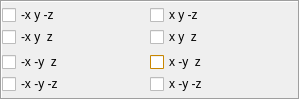
         <widget class="QFrame" name="stereFrame">
          <property name="sizePolicy">
           <sizepolicy hsizetype="Fixed" vsizetype="Fixed">
            <horstretch>0</horstretch>
            <verstretch>0</verstretch>
           </sizepolicy>
          </property>
          <property name="minimumSize">
           <size>
            <width>300</width>
            <height>100</height>
           </size>
          </property>
          <property name="maximumSize">
           <size>
            <width>300</width>
            <height>100</height>
           </size>
          </property>
          <property name="frameShape">
           <enum>QFrame::Box</enum>
          </property>
          <property name="frameShadow">
           <enum>QFrame::Sunken</enum>
          </property>
          <property name="lineWidth">
           <number>1</number>
          </property>
          <layout class="QVBoxLayout" name="verticalLayout">
           <property name="spacing">
            <number>3</number>
           </property>
           <property name="leftMargin">
            <number>0</number>
           </property>
           <property name="topMargin">
            <number>1</number>
           </property>
           <property name="rightMargin">
            <number>0</number>
           </property>
           <property name="bottomMargin">
            <number>1</number>
           </property>
           <item>
            <layout class="QVBoxLayout" name="upStereLayout">
             <property name="spacing">
              <number>2</number>
             </property>
             <property name="topMargin">
              <number>0</number>
             </property>
             <item>
              <layout class="QHBoxLayout" name="upBackStere">
               <property name="spacing">
                <number>0</number>
               </property>
               <property name="topMargin">
                <number>0</number>
               </property>
               <item>
                <widget class="QCheckBox" name="upBackLeftStere">
                 <property name="font">
                  <font>
                   <pointsize>9</pointsize>
                  </font>
                 </property>
                 <property name="text">
                  <string>-x y -z</string>
                 </property>
                 <property name="checked">
                  <bool>false</bool>
                 </property>
                </widget>
               </item>
               <item>
                <widget class="QCheckBox" name="upBackRightStere">
                 <property name="font">
                  <font>
                   <pointsize>9</pointsize>
                  </font>
                 </property>
                 <property name="text">
                  <string>x y -z</string>
                 </property>
                 <property name="checked">
                  <bool>false</bool>
                 </property>
                </widget>
               </item>
              </layout>
             </item>
             <item>
              <layout class="QHBoxLayout" name="upFrontStere">
               <property name="spacing">
                <number>0</number>
               </property>
               <property name="topMargin">
                <number>0</number>
               </property>
               <item>
                <widget class="QCheckBox" name="upFrontLeftStere">
                 <property name="sizePolicy">
                  <sizepolicy hsizetype="Minimum" vsizetype="Fixed">
                   <horstretch>0</horstretch>
                   <verstretch>0</verstretch>
                  </sizepolicy>
                 </property>
                 <property name="font">
                  <font>
                   <pointsize>9</pointsize>
                  </font>
                 </property>
                 <property name="text">
                  <string>-x y  z</string>
                 </property>
                 <property name="checked">
                  <bool>false</bool>
                 </property>
                </widget>
               </item>
               <item>
                <widget class="QCheckBox" name="upFrontRightStere">
                 <property name="sizePolicy">
                  <sizepolicy hsizetype="Minimum" vsizetype="Fixed">
                   <horstretch>0</horstretch>
                   <verstretch>0</verstretch>
                  </sizepolicy>
                 </property>
                 <property name="font">
                  <font>
                   <pointsize>9</pointsize>
                  </font>
                 </property>
                 <property name="text">
                  <string>x y  z</string>
                 </property>
                 <property name="checked">
                  <bool>false</bool>
                 </property>
                </widget>
               </item>
              </layout>
             </item>
            </layout>
           </item>
           <item>
            <layout class="QVBoxLayout" name="downStereLayout">
             <property name="spacing">
              <number>2</number>
             </property>
             <property name="topMargin">
              <number>0</number>
             </property>
             <item>
              <layout class="QHBoxLayout" name="downFrontStere">
               <property name="spacing">
                <number>0</number>
               </property>
               <property name="topMargin">
                <number>0</number>
               </property>
               <item>
                <widget class="QCheckBox" name="downFrontLeftStere">
                 <property name="font">
                  <font>
                   <pointsize>9</pointsize>
                  </font>
                 </property>
                 <property name="text">
                  <string>-x -y  z</string>
                 </property>
                 <property name="checked">
                  <bool>false</bool>
                 </property>
                </widget>
               </item>
               <item>
                <widget class="QCheckBox" name="downFrontRightStere">
                 <property name="palette">
                  <palette>
                   <active>
                    <colorrole role="WindowText">
                     <brush brushstyle="SolidPattern">
                      <color alpha="255">
                       <red>0</red>
                       <green>0</green>
                       <blue>0</blue>
                      </color>
                     </brush>
                    </colorrole>
                    <colorrole role="Button">
                     <brush brushstyle="SolidPattern">
                      <color alpha="255">
                       <red>255</red>
                       <green>0</green>
                       <blue>0</blue>
                      </color>
                     </brush>
                    </colorrole>
                    <colorrole role="Light">
                     <brush brushstyle="SolidPattern">
                      <color alpha="255">
                       <red>255</red>
                       <green>213</green>
                       <blue>127</blue>
                      </color>
                     </brush>
                    </colorrole>
                    <colorrole role="Midlight">
                     <brush brushstyle="SolidPattern">
                      <color alpha="255">
                       <red>255</red>
                       <green>191</green>
                       <blue>63</blue>
                      </color>
                     </brush>
                    </colorrole>
                    <colorrole role="Dark">
                     <brush brushstyle="SolidPattern">
                      <color alpha="255">
                       <red>127</red>
                       <green>85</green>
                       <blue>0</blue>
                      </color>
                     </brush>
                    </colorrole>
                    <colorrole role="Mid">
                     <brush brushstyle="SolidPattern">
                      <color alpha="255">
                       <red>170</red>
                       <green>113</green>
                       <blue>0</blue>
                      </color>
                     </brush>
                    </colorrole>
                    <colorrole role="Text">
                     <brush brushstyle="SolidPattern">
                      <color alpha="255">
                       <red>0</red>
                       <green>0</green>
                       <blue>0</blue>
                      </color>
                     </brush>
                    </colorrole>
                    <colorrole role="BrightText">
                     <brush brushstyle="SolidPattern">
                      <color alpha="255">
                       <red>255</red>
                       <green>255</green>
                       <blue>255</blue>
                      </color>
                     </brush>
                    </colorrole>
                    <colorrole role="ButtonText">
                     <brush brushstyle="SolidPattern">
                      <color alpha="255">
                       <red>0</red>
                       <green>0</green>
                       <blue>0</blue>
                      </color>
                     </brush>
                    </colorrole>
                    <colorrole role="Base">
                     <brush brushstyle="SolidPattern">
                      <color alpha="255">
                       <red>255</red>
                       <green>255</green>
                       <blue>255</blue>
                      </color>
                     </brush>
                    </colorrole>
                    <colorrole role="Window">
                     <brush brushstyle="SolidPattern">
                      <color alpha="255">
                       <red>255</red>
                       <green>170</green>
                       <blue>0</blue>
                      </color>
                     </brush>
                    </colorrole>
                    <colorrole role="Shadow">
                     <brush brushstyle="SolidPattern">
                      <color alpha="255">
                       <red>0</red>
                       <green>0</green>
                       <blue>0</blue>
                      </color>
                     </brush>
                    </colorrole>
                    <colorrole role="AlternateBase">
                     <brush brushstyle="SolidPattern">
                      <color alpha="255">
                       <red>255</red>
                       <green>212</green>
                       <blue>127</blue>
                      </color>
                     </brush>
                    </colorrole>
                    <colorrole role="ToolTipBase">
                     <brush brushstyle="SolidPattern">
                      <color alpha="255">
                       <red>255</red>
                       <green>255</green>
                       <blue>220</blue>
                      </color>
                     </brush>
                    </colorrole>
                    <colorrole role="ToolTipText">
                     <brush brushstyle="SolidPattern">
                      <color alpha="255">
                       <red>0</red>
                       <green>0</green>
                       <blue>0</blue>
                      </color>
                     </brush>
                    </colorrole>
                   </active>
                   <inactive>
                    <colorrole role="WindowText">
                     <brush brushstyle="SolidPattern">
                      <color alpha="255">
                       <red>0</red>
                       <green>0</green>
                       <blue>0</blue>
                      </color>
                     </brush>
                    </colorrole>
                    <colorrole role="Button">
                     <brush brushstyle="SolidPattern">
                      <color alpha="255">
                       <red>255</red>
                       <green>0</green>
                       <blue>0</blue>
                      </color>
                     </brush>
                    </colorrole>
                    <colorrole role="Light">
                     <brush brushstyle="SolidPattern">
                      <color alpha="255">
                       <red>255</red>
                       <green>213</green>
                       <blue>127</blue>
                      </color>
                     </brush>
                    </colorrole>
                    <colorrole role="Midlight">
                     <brush brushstyle="SolidPattern">
                      <color alpha="255">
                       <red>255</red>
                       <green>191</green>
                       <blue>63</blue>
                      </color>
                     </brush>
                    </colorrole>
                    <colorrole role="Dark">
                     <brush brushstyle="SolidPattern">
                      <color alpha="255">
                       <red>127</red>
                       <green>85</green>
                       <blue>0</blue>
                      </color>
                     </brush>
                    </colorrole>
                    <colorrole role="Mid">
                     <brush brushstyle="SolidPattern">
                      <color alpha="255">
                       <red>170</red>
                       <green>113</green>
                       <blue>0</blue>
                      </color>
                     </brush>
                    </colorrole>
                    <colorrole role="Text">
                     <brush brushstyle="SolidPattern">
                      <color alpha="255">
                       <red>0</red>
                       <green>0</green>
                       <blue>0</blue>
                      </color>
                     </brush>
                    </colorrole>
                    <colorrole role="BrightText">
                     <brush brushstyle="SolidPattern">
                      <color alpha="255">
                       <red>255</red>
                       <green>255</green>
                       <blue>255</blue>
                      </color>
                     </brush>
                    </colorrole>
                    <colorrole role="ButtonText">
                     <brush brushstyle="SolidPattern">
                      <color alpha="255">
                       <red>0</red>
                       <green>0</green>
                       <blue>0</blue>
                      </color>
                     </brush>
                    </colorrole>
                    <colorrole role="Base">
                     <brush brushstyle="SolidPattern">
                      <color alpha="255">
                       <red>255</red>
                       <green>255</green>
                       <blue>255</blue>
                      </color>
                     </brush>
                    </colorrole>
                    <colorrole role="Window">
                     <brush brushstyle="SolidPattern">
                      <color alpha="255">
                       <red>255</red>
                       <green>170</green>
                       <blue>0</blue>
                      </color>
                     </brush>
                    </colorrole>
                    <colorrole role="Shadow">
                     <brush brushstyle="SolidPattern">
                      <color alpha="255">
                       <red>0</red>
                       <green>0</green>
                       <blue>0</blue>
                      </color>
                     </brush>
                    </colorrole>
                    <colorrole role="AlternateBase">
                     <brush brushstyle="SolidPattern">
                      <color alpha="255">
                       <red>255</red>
                       <green>212</green>
                       <blue>127</blue>
                      </color>
                     </brush>
                    </colorrole>
                    <colorrole role="ToolTipBase">
                     <brush brushstyle="SolidPattern">
                      <color alpha="255">
                       <red>255</red>
                       <green>255</green>
                       <blue>220</blue>
                      </color>
                     </brush>
                    </colorrole>
                    <colorrole role="ToolTipText">
                     <brush brushstyle="SolidPattern">
                      <color alpha="255">
                       <red>0</red>
                       <green>0</green>
                       <blue>0</blue>
                      </color>
                     </brush>
                    </colorrole>
                   </inactive>
                   <disabled>
                    <colorrole role="WindowText">
                     <brush brushstyle="SolidPattern">
                      <color alpha="255">
                       <red>127</red>
                       <green>85</green>
                       <blue>0</blue>
                      </color>
                     </brush>
                    </colorrole>
                    <colorrole role="Button">
                     <brush brushstyle="SolidPattern">
                      <color alpha="255">
                       <red>255</red>
                       <green>0</green>
                       <blue>0</blue>
                      </color>
                     </brush>
                    </colorrole>
                    <colorrole role="Light">
                     <brush brushstyle="SolidPattern">
                      <color alpha="255">
                       <red>255</red>
                       <green>213</green>
                       <blue>127</blue>
                      </color>
                     </brush>
                    </colorrole>
                    <colorrole role="Midlight">
                     <brush brushstyle="SolidPattern">
                      <color alpha="255">
                       <red>255</red>
                       <green>191</green>
                       <blue>63</blue>
                      </color>
                     </brush>
                    </colorrole>
                    <colorrole role="Dark">
                     <brush brushstyle="SolidPattern">
                      <color alpha="255">
                       <red>127</red>
                       <green>85</green>
                       <blue>0</blue>
                      </color>
                     </brush>
                    </colorrole>
                    <colorrole role="Mid">
                     <brush brushstyle="SolidPattern">
                      <color alpha="255">
                       <red>170</red>
                       <green>113</green>
                       <blue>0</blue>
                      </color>
                     </brush>
                    </colorrole>
                    <colorrole role="Text">
                     <brush brushstyle="SolidPattern">
                      <color alpha="255">
                       <red>127</red>
                       <green>85</green>
                       <blue>0</blue>
                      </color>
                     </brush>
                    </colorrole>
                    <colorrole role="BrightText">
                     <brush brushstyle="SolidPattern">
                      <color alpha="255">
                       <red>255</red>
                       <green>255</green>
                       <blue>255</blue>
                      </color>
                     </brush>
                    </colorrole>
                    <colorrole role="ButtonText">
                     <brush brushstyle="SolidPattern">
                      <color alpha="255">
                       <red>127</red>
                       <green>85</green>
                       <blue>0</blue>
                      </color>
                     </brush>
                    </colorrole>
                    <colorrole role="Base">
                     <brush brushstyle="SolidPattern">
                      <color alpha="255">
                       <red>255</red>
                       <green>170</green>
                       <blue>0</blue>
                      </color>
                     </brush>
                    </colorrole>
                    <colorrole role="Window">
                     <brush brushstyle="SolidPattern">
                      <color alpha="255">
                       <red>255</red>
                       <green>170</green>
                       <blue>0</blue>
                      </color>
                     </brush>
                    </colorrole>
                    <colorrole role="Shadow">
                     <brush brushstyle="SolidPattern">
                      <color alpha="255">
                       <red>0</red>
                       <green>0</green>
                       <blue>0</blue>
                      </color>
                     </brush>
                    </colorrole>
                    <colorrole role="AlternateBase">
                     <brush brushstyle="SolidPattern">
                      <color alpha="255">
                       <red>255</red>
                       <green>170</green>
                       <blue>0</blue>
                      </color>
                     </brush>
                    </colorrole>
                    <colorrole role="ToolTipBase">
                     <brush brushstyle="SolidPattern">
                      <color alpha="255">
                       <red>255</red>
                       <green>255</green>
                       <blue>220</blue>
                      </color>
                     </brush>
                    </colorrole>
                    <colorrole role="ToolTipText">
                     <brush brushstyle="SolidPattern">
                      <color alpha="255">
                       <red>0</red>
                       <green>0</green>
                       <blue>0</blue>
                      </color>
                     </brush>
                    </colorrole>
                   </disabled>
                  </palette>
                 </property>
                 <property name="font">
                  <font>
                   <pointsize>9</pointsize>
                  </font>
                 </property>
                 <property name="text">
                  <string>x -y  z</string>
                 </property>
                 <property name="checked">
                  <bool>false</bool>
                 </property>
                </widget>
               </item>
              </layout>
             </item>
             <item>
              <layout class="QHBoxLayout" name="downBackStere">
               <property name="spacing">
                <number>0</number>
               </property>
               <property name="topMargin">
                <number>0</number>
               </property>
               <item>
                <widget class="QCheckBox" name="downBackLeftStere">
                 <property name="font">
                  <font>
                   <pointsize>9</pointsize>
                  </font>
                 </property>
                 <property name="text">
                  <string>-x -y -z</string>
                 </property>
                 <property name="checked">
                  <bool>false</bool>
                 </property>
                </widget>
               </item>
               <item>
                <widget class="QCheckBox" name="downBackRightStere">
                 <property name="font">
                  <font>
                   <pointsize>9</pointsize>
                  </font>
                 </property>
                 <property name="text">
                  <string>x -y -z</string>
                 </property>
                 <property name="checked">
                  <bool>false</bool>
                 </property>
                </widget>
               </item>
              </layout>
             </item>
            </layout>
           </item>
          </layout>
         </widget>
